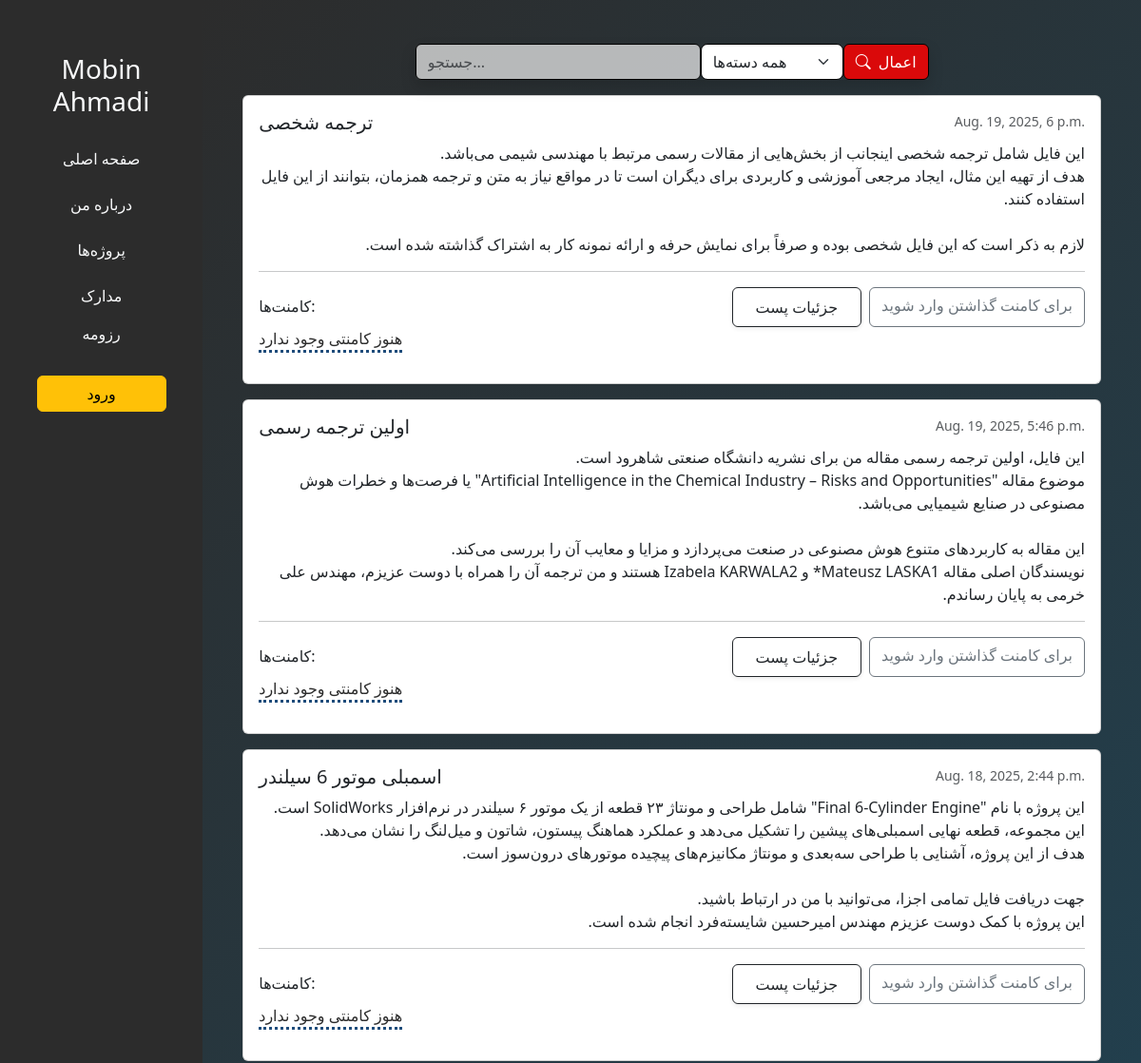
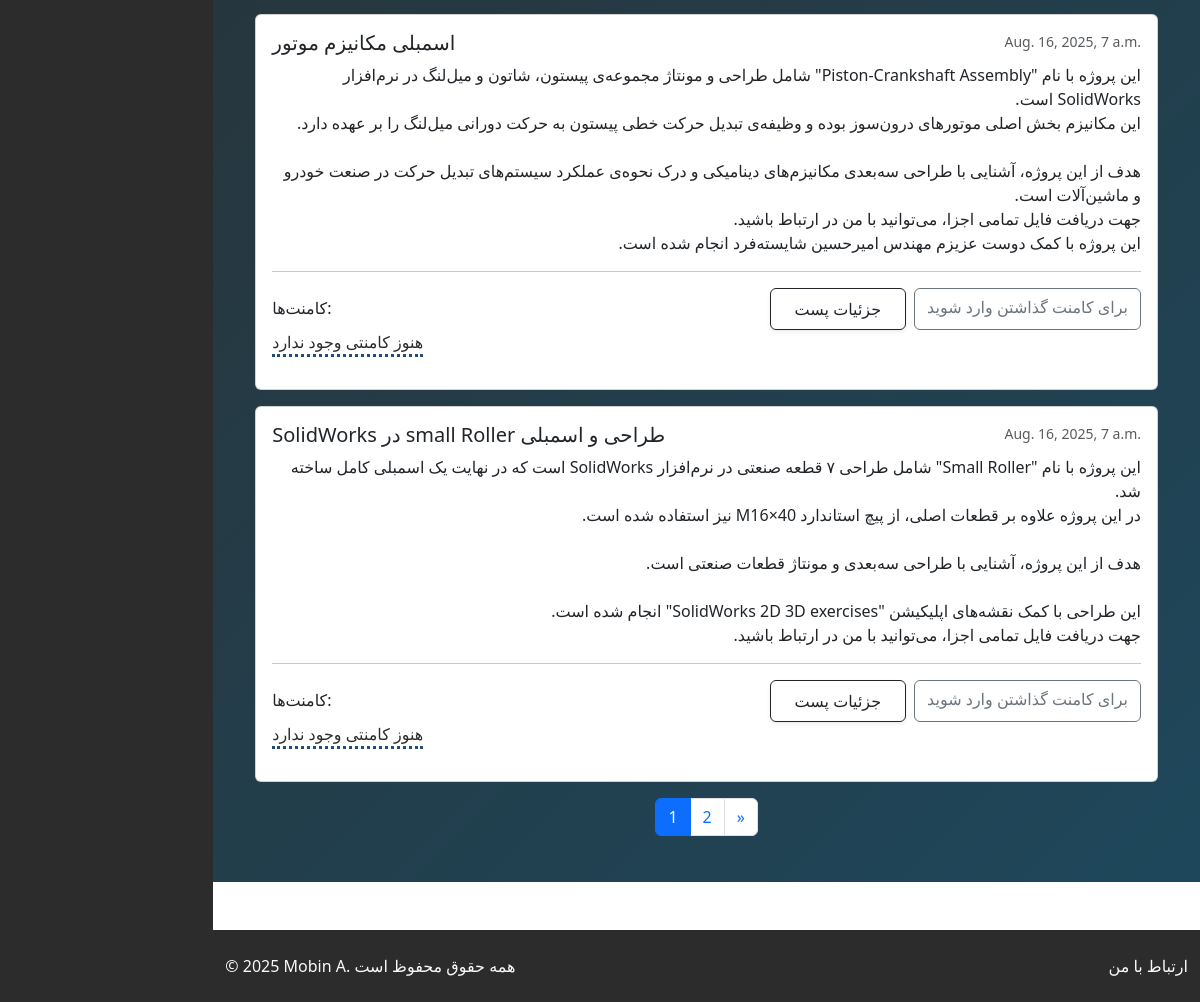
Before: / with the older database file (2 pictures, top to bottom).
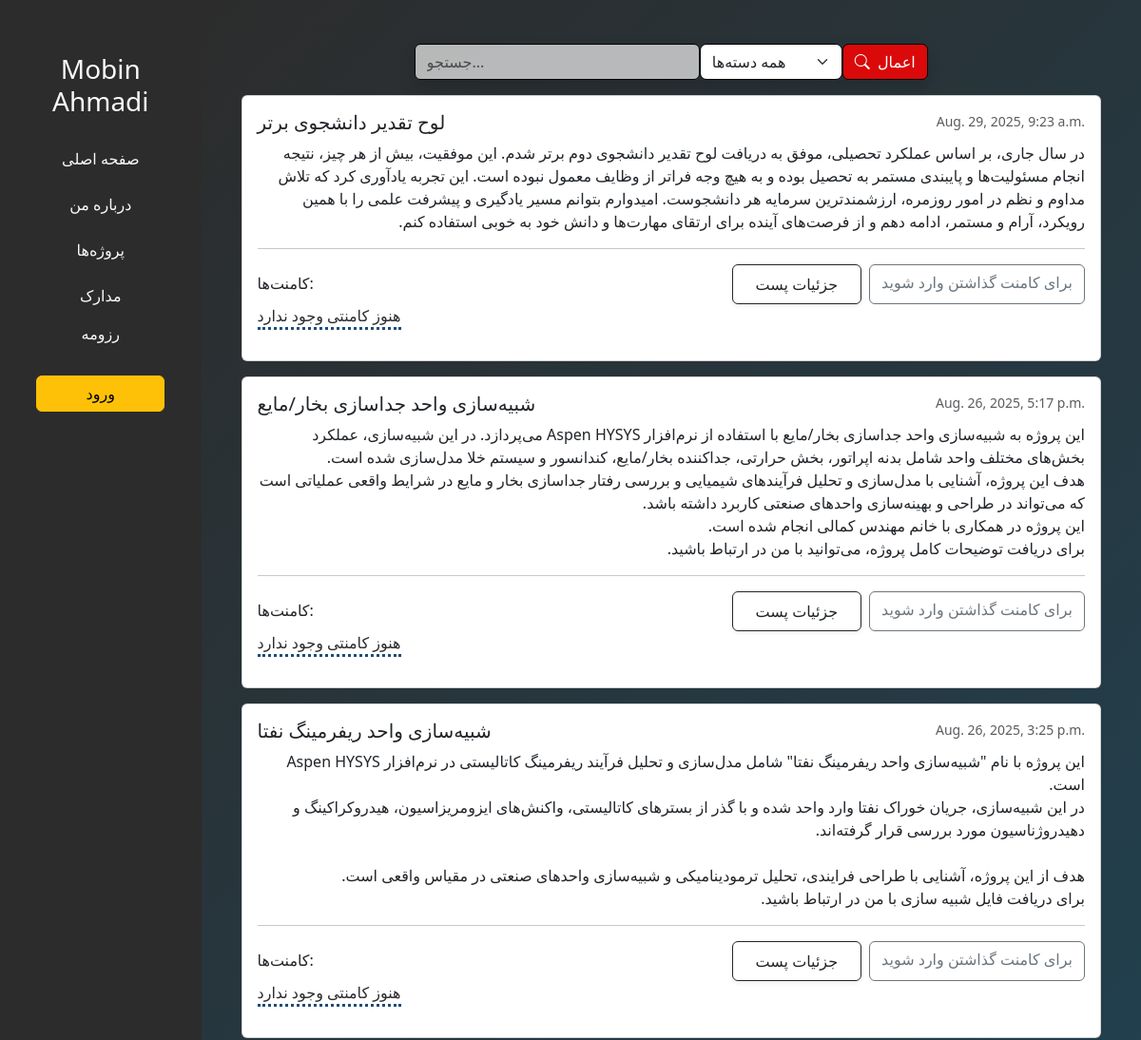
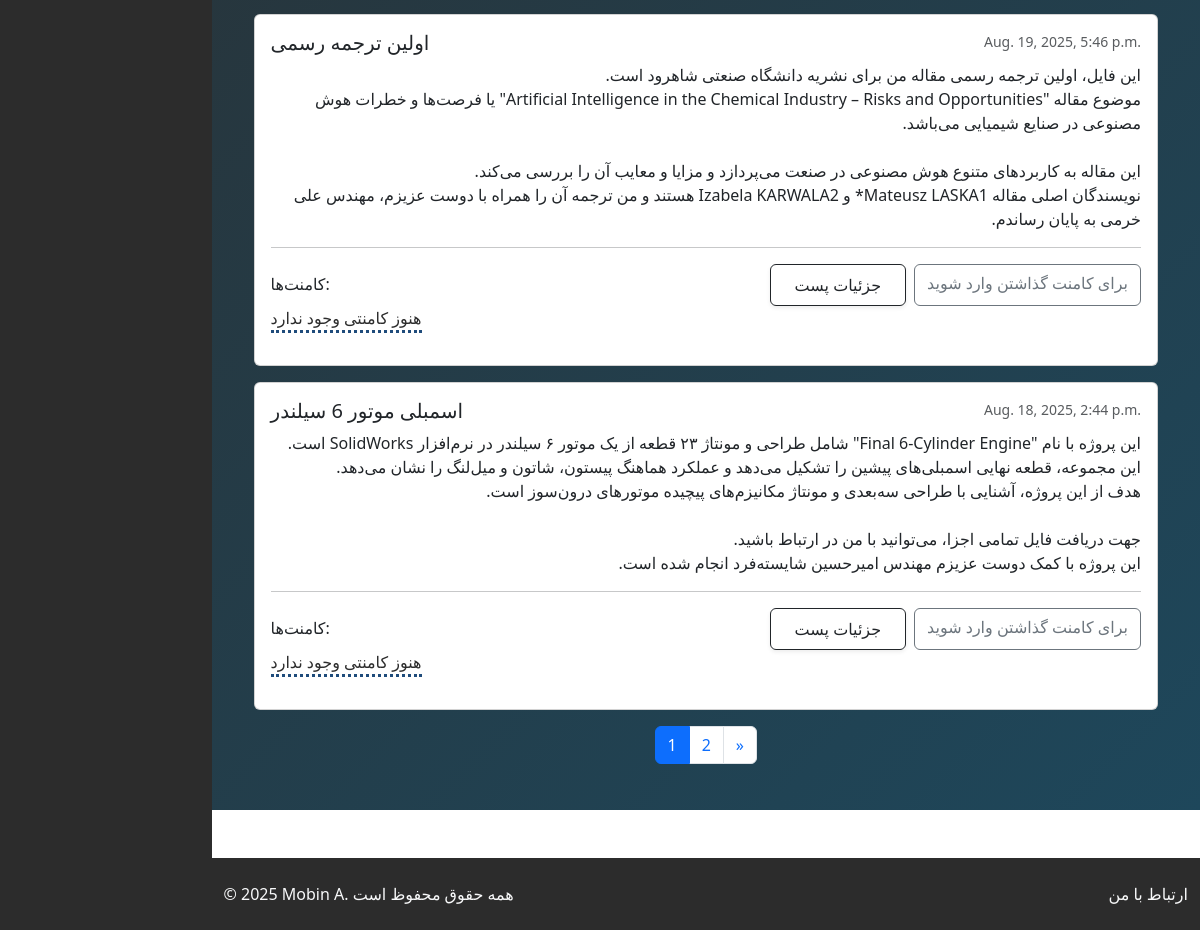
After: the same page with the newer database file (2 pictures, top to bottom).
### blog/models.py (models this page shows, shortened)
class Post(models.Model):
    CATEGORY_CHOICES = [
        ('Python','Python'),
        ('Solidworks','Solidworks'),
        ('Aspen','Aspen'),
        ('Articles','Articles'),
    ]
    title = models.CharField(max_length=100)
    slug = models.SlugField(unique=True)
    description = models.TextField(max_length=600, blank=True)
    created_at = models.DateTimeField(auto_now_add=True)
    published = models.BooleanField(default=False)
    image = models.ImageField(upload_to='post_images/',blank=True,null=True)
    attachment = models.FileField(upload_to='post_files/',blank=True,null=True)
    category = models.CharField(max_length=20, choices=CATEGORY_CHOICES, default='blog')

### mainview/views.py (the view)
# urls.py: path('',views.base_view,name='base'),
def base_view(request):
    posts = Post.objects.all().order_by('-created_at')
    search = request.GET.get('search')
    category = request.GET.get('category')
    if search:
        posts = posts.filter(title__icontains=search)
    if category:
        posts = posts.filter(category=category)
    paginator = Paginator(posts, 5)
    page_number = request.GET.get('page')
    page_obj = paginator.get_page(page_number)
    return render(request,'mainview/base.html',{'page_obj': page_obj})

### mainview/templates/mainview/base.html (shortened to what this page needs)
{% load static %}
<!DOCTYPE html>
<html lang="fa">
<head>
    <link href="https://cdn.jsdelivr.net/npm/bootstrap@5.3.2/dist/css/bootstrap.min.css" rel="stylesheet">
    <link rel="stylesheet" href="https://cdn.jsdelivr.net/npm/bootstrap-icons@1.10.5/font/bootstrap-icons.css">
    <link rel="stylesheet" href="{% static 'mainview/style.css' %}">
</head>
<body class="d-flex ">
    <aside class="sidebar d-none d-md-flex flex-column p-3" style="width: 250px; background-color:#2c2c2c; min-height:100vh; position: sticky; top: 5px;">
        <div style="text-align: center;margin-top: 10px; padding-top: 30px;position: sticky; top: 0px;">
            <h3 class="text-light mb-4 mt-6">Mobin Ahmadi</h3>
            <ul class="nav flex-column text-center sidebar-nav d-none d-md-flex" style="text-align: center; padding: 0;">
                <li class="nav-item mb-2"><a href="{% url 'base' %}"  class="nav-link text-light">صفحه اصلی</a></li>
                <li class="nav-item mb-2"><a href="{% url 'about' %}" class="nav-link text-light">درباره من</a></li>
                <li class="nav-item mb-2"><a href="{% url 'projects' %}" class="nav-link text-light">پروژه‌ها</a></li>
                <li class="nav-item"><a href="{% url 'certificates' %}" class="nav-link text-light">مدارک</a></li>
                <li class="nav-item mb-2"><a href="{% url 'resume' %}" class="nav-link text-light">رزومه</a></li>
                {% if user.is_authenticated %}
                    <li class="nav-item mt-3 text-center">
                        <form method="post" action="{% url 'logout' %}">
                            {% csrf_token %}
                            <button type="submit" class="btn btn-warning w-75">خروج</button>
                        </form>
                    </li>
                {% else %}
                    <li class="nav-item mt-3 text-center">
                        <form method="post" action="{% url 'login' %}">
                            <button type="submit" class="btn btn-warning w-75">ورود</button>
                        </form>
                    </li>
                {% endif %}
            </ul>
        </div>
    </aside>
        <div class="flex-grow-1">
    <div class="posts-wrapper">
    <main >
        {% block content %}
            <div class="sticky-top p-3 rounded " style="z-index: 1030;background: transparent;">
                <div class="d-flex justify-content-center shadow" style="max-width: 540px; margin: 0 auto;">
                    <input type="text" style="max-width: 300px;background: rgba(255, 255, 255, 0.664);border-width: 1px;border-color: black;"  id="searchInput" class="form-control" placeholder="جستجو...">
                    <select id="categorySelectDesktop" class="form-select" style="max-width: 150px;border-radius:7px;border-width: 1px;border-color: black">
                        <option value="">همه دسته‌ها</option>
                    </select>
                    <button id="filterBtnDesktop" class="btn btn-primary " type="button" style="background: rgba(255, 0, 0, 0.829);border-width: 1px;border-color: black">
                        <i class="bi bi-search me-1"></i> اعمال
                    </button>
                </div>
            </div>
        <div class="container ">
            {% for post in page_obj %}
            <div class="card mb-3">
                <div class="card-body" data-category="{{ post.category }}">
                    <div class="d-flex justify-content-between">
                        <h5 class="card-title" style="direction: rtl;">{{ post.title }}</h5>
                        <small class="text-muted">{{ post.created_at }}</small>
                    </div>
                    <p class="card-text" style="direction: rtl;">{{ post.description|linebreaksbr }}</p>
                    <hr>
                    <div class="d-flex justify-content-between align-items-center mt-2">
                        <h6 class="mb-0">کامنت‌ها:</h6>
                        <div class="d-flex gap-2">
                            <a href="{% url 'post_detail' post.pk %}" class="btn btn-outline-dark px-4 py-2 shadow-sm">
                                جزئیات پست
                            </a>
                            {% if user.is_authenticated %}
                                <a href="{% url 'post_detail' post.pk %}" class="btn btn-outline-primary px-4 py-2 shadow-sm">
                                    افزودن کامنت
                                </a>
                            {% else %}
                                <a href="{% url 'login' %}" class="btn btn-outline-secondary">برای کامنت گذاشتن وارد شوید</a>
                            {% endif %}
                        </div>
                    </div>
                    {% if post.comments.exists %}
                    <ul class="list-group list-group-flush mb-2">
                        {% for comment in post.approved_comments %}
                        <li class="list-group-item">{{ comment.name.username }}: {{ comment.content }}</li>
                        {% endfor %}
                    </ul>
                    {% else %}
                    <p style="display: inline-block;color: #2c2c2c;border-bottom-style:dotted;border-color: rgb(31, 76, 123);">هنوز کامنتی وجود ندارد </p>
                    {% endif %}
                </div>
            </div>
            {% endfor %}
            <nav aria-label="Page navigation">
  <ul class="pagination justify-content-center">
    {% for num in page_obj.paginator.page_range %}
      {% if page_obj.number == num %}
        <li class="page-item active"><span class="page-link">{{ num }}</span></li>
      {% else %}
        <li class="page-item"><a class="page-link" href="?page={{ num }}">{{ num }}</a></li>
      {% endif %}
    {% endfor %}
    {% if page_obj.has_next %}
      <li class="page-item">
        <a class="page-link" href="?page={{ page_obj.next_page_number }}" aria-label="Next">
          <span aria-hidden="true">&raquo;</span>
        </a>
      </li>
    {% endif %}
  </ul>
</nav>
        </div>
    </main>
    </div>
    {% if user.is_authenticated %}
        <footer class="text-light py-4" style="background-color:#2c2c2c;">
            <div class="container w-100 d-flex flex-column flex-md-row align-items-center justify-content-start text-start">
                <p class="mb-2 mb-md-0 me-md-3">&copy; 2025 Mobin A. همه حقوق محفوظ است.</p>
                <ul class="list-unstyled d-flex mb-0">
                    <li class=" ms-3"><a href="{% url 'contactme' %}" class="list_footer text-light text-decoration-none">ارتباط با من</a></li>
                </ul>
            </div>
            <div class="d-md-none mt-2 px-3 py-2 ms-auto"
                style="max-width: 200px; background-color: rgba(255,255,255,0.1);
                        border-radius: 8px; text-align: center;">
                <div style="color: #ffffff; font-weight: bold; font-size: 0.95rem; text-align: center;">کاربر</div>
                <div class="text-light mt-1" style="font-size: 0.9rem;">
                    <i class="bi bi-person-circle me-1"></i> {{ user.username }}
                </div>
            </div>
        </footer>
    {% else %}
        <footer class=" text-light py-4 mt-5" style="background-color:#2c2c2c;">
            <div class="container d-flex flex-column flex-md-row justify-content-between align-items-center">
                <p class="mb-2 mb-md-0">&copy; 2025 Mobin A. همه حقوق محفوظ است</p>
                <ul class="list-unstyled d-flex mb-0">
                    <li class="ms-3"><a href="#" class="text-light text-decoration-none">ارتباط با من</a></li>
                </ul>
            </div>
        </footer>
    {% endif %}
    {% endblock %}
</body>
</html>

### mainview/templates/mainview/base.html (style rules this page uses)
.posts-wrapper { background: linear-gradient(135deg, #2c2c2c, #1e475b); width: 100%; min-height: 100vh; padding: 30px; box-sizing: border-box; color: #ffffff; }

Changed rows visible on the page:
removed Post: title "ترجمه شخصی", created_at "Aug. 19, 2025, 6 p.m.", description "این فایل شامل ترجمه شخصی اینجانب از بخش‌هایی از مقالات رسمی مرتبط با مهندسی شیمی می‌باشد. هدف از تهیه این مثال، ایجاد مرجعی آموزشی و کاربردی برای دیگران است تا در مواقع نیاز به متن و ترجمه همزمان، بتوانند از این فایل استفاده کنند. لازم به ذکر است که این فایل شخصی بوده و صرفاً برای نمایش حرفه‌ و ارائه نمونه کار به اشتراک گذاشته شده است.", shows "هنوز کامنتی وجود ندارد"
no longer on this page (row unchanged): Post: title "اسمبلی مکانیزم موتور", created_at "Aug. 16, 2025, 7 a.m.", description "این پروژه با نام \"Piston-Crankshaft Assembly\" شامل طراحی و مونتاژ مجموعه‌ی پیستون، شاتون و میل‌لنگ در نرم‌افزار SolidWorks است. این مکانیزم بخش اصلی موتورهای درون‌سوز بوده و وظیفه‌ی تبدیل حرکت خطی پیستون به حرکت دورانی میل‌لنگ را بر عهده دارد. هدف از این پروژه، آشنایی با طراحی سه‌بعدی مکانیزم‌های دینامیکی و درک نحوه‌ی عملکرد سیستم‌های تبدیل حرکت در صنعت خودرو و ماشین‌آلات است. جهت دریافت فایل تمامی اجزا، می‌توانید با من در ارتباط باشید. این پروژه با کمک دوست عزیزم مهندس امیرحسین شایسته‌فرد انجام شده است.", shows "هنوز کامنتی وجود ندارد"
no longer on this page (row unchanged): Post: title "طراحی و اسمبلی small Roller در SolidWorks", created_at "Aug. 16, 2025, 7 a.m.", description "این پروژه با نام \"Small Roller\" شامل طراحی ۷ قطعه صنعتی در نرم‌افزار SolidWorks است که در نهایت یک اسمبلی کامل ساخته شد. در این پروژه علاوه بر قطعات اصلی، از پیچ استاندارد M16×40 نیز استفاده شده است. هدف از این پروژه، آشنایی با طراحی سه‌بعدی و مونتاژ قطعات صنعتی است. این طراحی با کمک نقشه‌های اپلیکیشن \"SolidWorks 2D 3D exercises\" انجام شده است. جهت دریافت فایل تمامی اجزا، می‌توانید با من در ارتباط باشید.", shows "هنوز کامنتی وجود ندارد"
added Post: title "لوح تقدیر دانشجوی برتر", created_at "Aug. 29, 2025, 9:23 a.m.", description "در سال جاری، بر اساس عملکرد تحصیلی، موفق به دریافت لوح تقدیر دانشجوی دوم برتر شدم. این موفقیت، بیش از هر چیز، نتیجه انجام مسئولیت‌ها و پایبندی مستمر به تحصیل بوده و به هیچ وجه فراتر از وظایف معمول نبوده است. این تجربه یادآوری کرد که تلاش مداوم و نظم در امور روزمره، ارزشمندترین سرمایه هر دانشجوست. امیدوارم بتوانم مسیر یادگیری و پیشرفت علمی را با همین رویکرد، آرام و مستمر، ادامه دهم و از فرصت‌های آینده برای ارتقای مهارت‌ها و دانش خود به خوبی استفاده کنم.", shows "هنوز کامنتی وجود ندارد"
added Post: title "شبیه‌سازی واحد جداسازی بخار/مایع", created_at "Aug. 26, 2025, 5:17 p.m.", description "این پروژه به شبیه‌سازی واحد جداسازی بخار/مایع با استفاده از نرم‌افزار Aspen HYSYS می‌پردازد. در این شبیه‌سازی، عملکرد بخش‌های مختلف واحد شامل بدنه اپراتور، بخش حرارتی، جداکننده بخار/مایع، کندانسور و سیستم خلا مدل‌سازی شده است. هدف این پروژه، آشنایی با مدل‌سازی و تحلیل فرآیندهای شیمیایی و بررسی رفتار جداسازی بخار و مایع در شرایط واقعی عملیاتی است که می‌تواند در طراحی و بهینه‌سازی واحدهای صنعتی کاربرد داشته باشد. این پروژه در همکاری با خانم مهندس کمالی انجام شده است. برای دریافت توضیحات کامل پروژه، می‌توانید با من در ارتباط باشید.", shows "هنوز کامنتی وجود ندارد"
added Post: title "شبیه‌سازی واحد ریفرمینگ نفتا", created_at "Aug. 26, 2025, 3:25 p.m.", description "این پروژه با نام \"شبیه‌سازی واحد ریفرمینگ نفتا\" شامل مدل‌سازی و تحلیل فرآیند ریفرمینگ کاتالیستی در نرم‌افزار Aspen HYSYS است. در این شبیه‌سازی، جریان خوراک نفتا وارد واحد شده و با گذر از بسترهای کاتالیستی، واکنش‌های ایزومریزاسیون، هیدروکراکینگ و دهیدروژناسیون مورد بررسی قرار گرفته‌اند. هدف از این پروژه، آشنایی با طراحی فرایندی، تحلیل ترمودینامیکی و شبیه‌سازی واحدهای صنعتی در مقیاس واقعی است. برای دریافت فایل شبیه سازی با من در ارتباط باشید.", shows "هنوز کامنتی وجود ندارد"
